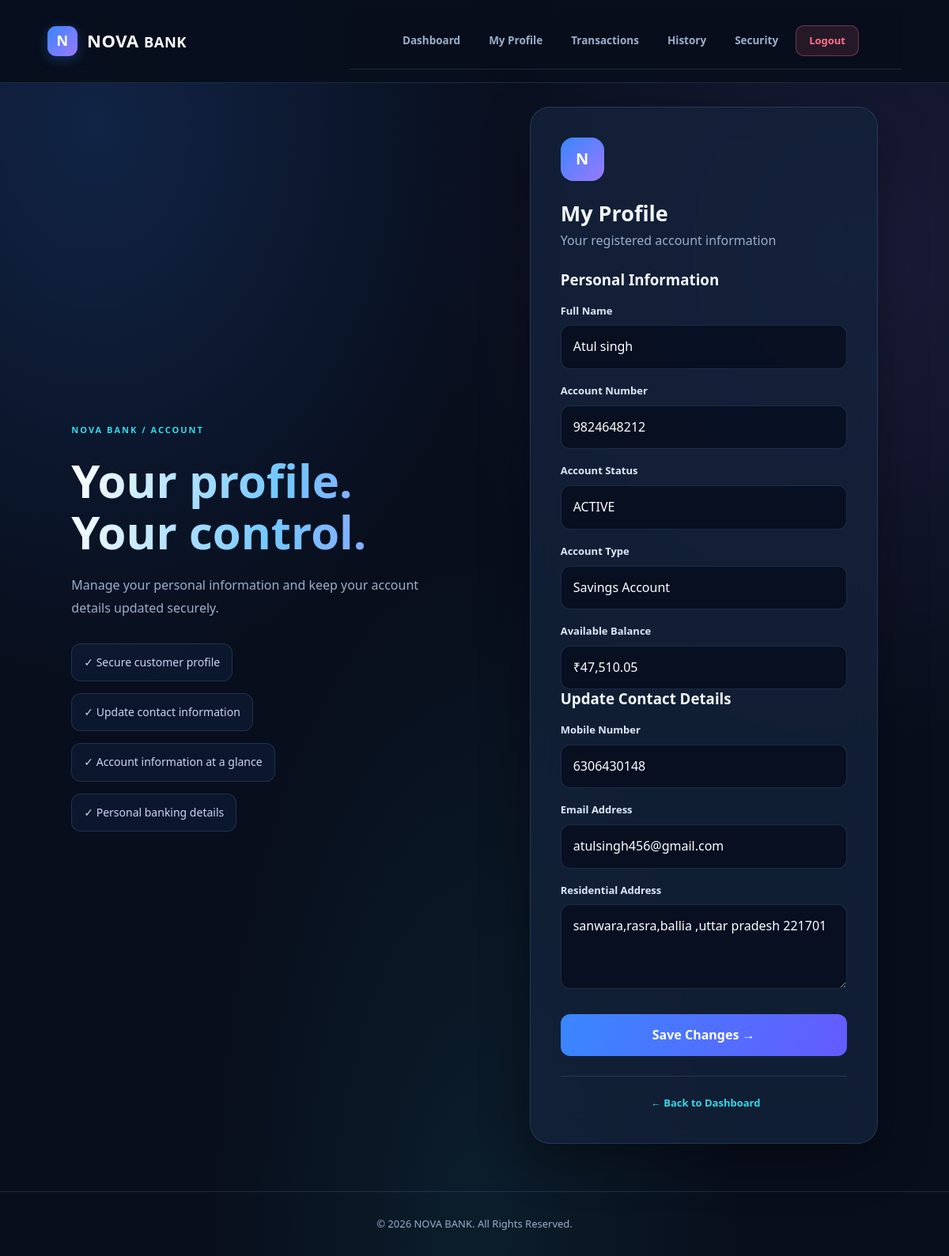
The page /profile (signed in) on the database its author committed.
### tables this page shows
CREATE TABLE accounts (
            id INTEGER PRIMARY KEY AUTOINCREMENT,
            account_number TEXT UNIQUE NOT NULL,
            holder_name TEXT NOT NULL,
            pin_hash TEXT NOT NULL,
            balance_paise INTEGER NOT NULL DEFAULT 0
                CHECK(balance_paise >= 0)
        , status TEXT NOT NULL DEFAULT 'ACTIVE', phone TEXT, email TEXT, address TEXT);

### app.py (the view, shortened to what this page needs)
@app.route("/profile", methods=["GET", "POST"])
@login_required
def profile():
    db = get_db()
    account = db.execute(
        "SELECT * FROM accounts WHERE id = ?",
        (session["account_id"],)
    ).fetchone()
    if account is None or account["status"] != "ACTIVE":
        session.clear()
        flash("This account is not active.", "error")
        return redirect(url_for("login"))
    form_data = {
        "phone": account["phone"] or "",
        "email": account["email"] or "",
        "address": account["address"] or ""
    }
    return render_template("profile.html", account=account, form_data=form_data)

### app.py (called while the page is built, shortened)
def get_db():
    global DB_PATH
    if "db" not in g:
        g.db = sqlite3.connect(DB_PATH, timeout=10)
        g.db.row_factory = sqlite3.Row
        g.db.execute("PRAGMA foreign_keys = ON")
    return g.db

@app.after_request
def set_security_headers(response):
    response.headers["X-Frame-Options"] = "SAMEORIGIN"
    response.headers["X-Content-Type-Options"] = "nosniff"
    response.headers["Referrer-Policy"] = "strict-origin-when-cross-origin"
    return response

def login_required(view):
    @wraps(view)
    def wrapped_view(*args, **kwargs):
        if "account_id" not in session or session.get("is_admin"):
            return redirect(url_for("login"))
        return view(*args, **kwargs)
    return wrapped_view

def money(paise):
    return f"₹{int(paise or 0) / 100:,.2f}"

@app.context_processor
def inject_helpers():
    return {"money": money, "format_dt": format_dt}

### templates/profile.html (shortened to what this page needs)
{% extends "base.html" %}
{% block content %}
<div class="login-layout">
    <div class="login-intro">
        <p class="eyebrow">NOVA BANK / ACCOUNT</p>
        <h1>Your profile.<br>Your control.</h1>
        <p class="intro-text">
            Manage your personal information and keep your account
            details updated securely.
        </p>
        <div class="login-features">
            <div>✓ Secure customer profile</div>
            <div>✓ Update contact information</div>
            <div>✓ Account information at a glance</div>
            <div>✓ Personal banking details</div>
        </div>
    </div>
    <div class="login-card">
        <div class="login-logo">N</div>
        <h2>My Profile</h2>
        <p class="muted">
            Your registered account information
        </p>
        <h3>Personal Information</h3>
        <label>Full Name</label>
        <input
            type="text"
            value="{{ account['holder_name'] }}"
            readonly
        >
        <label>Account Number</label>
        <input
            type="text"
            value="{{ account['account_number'] }}"
            readonly
        >
        <label>Account Status</label>
        <input
            type="text"
            value="{{ account['status'] }}"
            readonly
        >
        <label>Account Type</label>
        <input
            type="text"
            value="Savings Account"
            readonly
        >
        <label>Available Balance</label>
        <input
            type="text"
            value="{{ money(account['balance_paise']) }}"
            readonly
        >
        <form method="POST" action="{{ url_for('profile') }}">
            <h3>Update Contact Details</h3>
            <label for="phone">Mobile Number</label>
            <input
                type="tel"
                id="phone"
                name="phone"
                value="{{ (form_data['phone'] if form_data else account['phone']) or '' }}"
                placeholder="Enter mobile number"
                pattern="[6-9][0-9]{9}"
                maxlength="10"
                inputmode="numeric"
                required
            >
            <label for="email">Email Address</label>
            <input
                type="email"
                id="email"
                name="email"
                value="{{ (form_data['email'] if form_data else account['email']) or '' }}"
                placeholder="Enter email address"
                maxlength="254"
                required
            >
            <label for="address">Residential Address</label>
            <textarea
                id="address"
                name="address"
                placeholder="Enter your complete address"
                rows="3"
                maxlength="300"
                required
            >{{ (form_data['address'] if form_data else account['address']) or '' }}</textarea>
            <button type="submit" class="btn-primary">
                Save Changes →
            </button>
        </form>
        <div class="login-footer">
            <a href="{{ url_for('dashboard') }}">
                ← Back to Dashboard
            </a>
        </div>
    </div>
</div>
{% endblock %}

### static/style.css (style rules this page uses)
:root { --bg: #080e1c; --glass: rgba(20, 35, 60, 0.78); --glass2: rgba(27, 45, 75, 0.92); --border: rgba(130, 170, 230, 0.18); --text: #f2f6ff; --muted: #9baecb; --primary: #3987ff; --cyan: #35d9e8; --purple: #9b78ff; --green: #35dba5; --red: #ff7189; --radius: 20px; --shadow: 0 20px 60px rgba(0,0,0,.35); }
* { margin: 0; padding: 0; box-sizing: border-box; }
html { scroll-behavior: smooth; }
body { min-height: 100vh; font-family: "Segoe UI", Arial, sans-serif; color: var(--text); line-height: 1.6; background: radial-gradient(ellipse at 10% 10%, rgba(57,135,255,.18), transparent 35%), radial-gradient(ellipse at 90% 20%, rgba(155,120,255,.13), transparent 35%), radial-gradient(ellipse at 50% 100%, rgba(53,217,232,.08), transparent 40%), var(--bg); }
a { color: var(--cyan); text-decoration: none; transition: .3s ease; }
button, input, select, textarea { font: inherit; }
h1, h2, h3, h4 { color: var(--text); line-height: 1.25; }
h1 { font-size: clamp(28px, 4vw, 42px); font-weight: 800; }
h2 { font-size: 25px; margin-bottom: 12px; }
p { color: var(--muted); }
.eyebrow { display: inline-block; color: var(--cyan); font-size: 11px; font-weight: 800; letter-spacing: 2px; margin-bottom: 12px; }
.muted { color: var(--muted); }
.login-layout { width: min(1100px, 92%); min-height: 85vh; margin: 30px auto; display: grid; grid-template-columns: 1fr 440px; align-items: center; gap: 65px; }
.login-intro h1 { font-size: clamp(38px, 5vw, 58px); line-height: 1.12; margin: 12px 0 20px; background: linear-gradient(100deg, white, #72c8ff, #9b8aff); -webkit-background-clip: text; background-clip: text; color: transparent; }
.intro-text { font-size: 16px; max-width: 480px; line-height: 1.8; }
.login-features { display: grid; gap: 15px; margin-top: 30px; color: #c8d8f3; font-size: 14px; }
.login-features div { padding: 12px 15px; width: fit-content; background: rgba(57,135,255,.08); border: 1px solid var(--border); border-radius: 12px; }
.login-card { padding: 38px; background: var(--glass); border: 1px solid var(--border); border-radius: 25px; backdrop-filter: blur(22px); box-shadow: var(--shadow); }
.login-logo { width: 55px; height: 55px; display: grid; place-items: center; border-radius: 16px; margin-bottom: 24px; background: linear-gradient(135deg, var(--primary), var(--purple)); color: white; font-weight: 900; font-size: 20px; }
.login-card h2 { font-size: 27px; margin-bottom: 5px; }
.login-card .muted { margin-bottom: 25px; }
form { width: 100%; }
label { display: block; color: #dce8fa; font-size: 13px; font-weight: 650; margin: 17px 0 8px; }
input, select, textarea { width: 100%; padding: 14px 15px; color: white; background: rgba(5,13,29,.8); border: 1px solid var(--border); border-radius: 12px; outline: none; transition: .25s ease; }
input::placeholder, textarea::placeholder { color: #7185a5; }
button, .btn-primary, .primary-link, .primary-btn { display: inline-flex; align-items: center; justify-content: center; gap: 8px; padding: 14px 20px; border: none; border-radius: 12px; background: linear-gradient(110deg, var(--primary), #655bff); color: white; font-weight: 750; cursor: pointer; transition: .3s ease; text-decoration: none; }
form button:not(.btn-sm):not(.btn-inline):not(.preset-btn):not(.logout-btn):not(.btn-secondary):not(.secondary-btn), form .btn-primary:not(.btn-sm):not(.btn-inline):not(.preset-btn):not(.logout-btn):not(.btn-secondary):not(.secondary-btn) { width: 100%; margin-top: 24px; }
.login-footer { margin-top: 25px; text-align: center; border-top: 1px solid var(--border); padding-top: 20px; }
.login-footer a { font-size: 13px; font-weight: 750; margin-left: 5px; }
.login-card, .bank-balance-card, .activity-panel, .quick-action, .detail-box, .stat-card, .card, .panel, .form-card { opacity: 1 !important; animation: fadeUp .3s ease-out; }

### rows shown on the page
accounts: holder_name "Atul singh", account_number "9824648212", status "ACTIVE", balance_paise "₹47,510.05", phone "6306430148", email "atulsingh456@gmail.com", address "sanwara,rasra,ballia ,uttar pradesh 221701"
